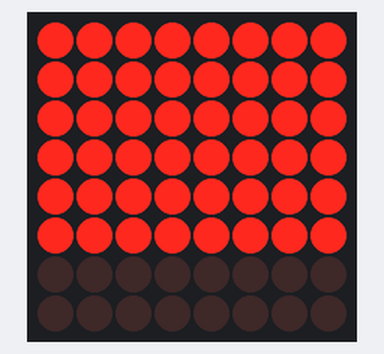
A sketch run on a simulated ESP8266 (NodeMCU). Shown: 8×8 LED matrix. WiFi joins after 1.5 s; servers stay silent unless stated; uploads are accepted with an empty reply; what the sketch prints to the serial monitor is not drawn.

Above: at 1.6 s.

The sketch:

calendar_counter.ino
```cpp
/*
 *  This sketch displays the difference between two dates on 3 x 7 segment led screens
 *
 */

#include <ESP8266WiFi.h>

#include <Wire.h>
#include <TimeLib.h>
#include "Adafruit_LEDBackpack.h"
#include "Adafruit_GFX.h"

Adafruit_LEDBackpack matrix = Adafruit_LEDBackpack();

// *******************************************************
//     Setup
// *******************************************************

const char* ssid     = "wifi_ssid";
const char* password = "wifi_password";
String compare_date = "2016-06-18";
int minutes_between_refresh = 30;

// *******************************************************
// *******************************************************

const char* host = "www.codenamefish.co.uk";
int sleep_minutes = 1;


void displayCharacter(int offset, int character, int number){

  offset = offset + 4 - character;

  if (number == 0){
    matrix.displaybuffer[0] |= 0x0001 << offset;
    matrix.displaybuffer[1] |= 0x0001 << offset;
    matrix.displaybuffer[2] |= 0x0001 << offset;
    matrix.displaybuffer[3] |= 0x0001 << offset;
    matrix.displaybuffer[4] |= 0x0001 << offset;
    matrix.displaybuffer[5] |= 0x0001 << offset;
  }

  if (number == 1){
    matrix.displaybuffer[4] |= 0x0001 << offset;
    matrix.displaybuffer[5] |= 0x0001 << offset;
  }

  if (number == 2){
    matrix.displaybuffer[0] |= 0x0001 << offset;
    matrix.displaybuffer[1] |= 0x0001 << offset;
    matrix.displaybuffer[3] |= 0x0001 << offset;
    matrix.displaybuffer[4] |= 0x0001 << offset;
    matrix.displaybuffer[6] |= 0x0001 << offset;
  }

  if (number == 3){
    matrix.displaybuffer[0] |= 0x0001 << offset;
    matrix.displaybuffer[3] |= 0x0001 << offset;
    matrix.displaybuffer[4] |= 0x0001 << offset;
    matrix.displaybuffer[5] |= 0x0001 << offset;
    matrix.displaybuffer[6] |= 0x0001 << offset;
  }

  if (number == 4){
    matrix.displaybuffer[2] |= 0x0001 << offset;
    matrix.displaybuffer[4] |= 0x0001 << offset;
    matrix.displaybuffer[5] |= 0x0001 << offset;
    matrix.displaybuffer[6] |= 0x0001 << offset;
  }

  if (number == 5){
    matrix.displaybuffer[0] |= 0x0001 << offset;
    matrix.displaybuffer[2] |= 0x0001 << offset;
    matrix.displaybuffer[3] |= 0x0001 << offset;
    matrix.displaybuffer[5] |= 0x0001 << offset;
    matrix.displaybuffer[6] |= 0x0001 << offset;
  }

  if (number == 6){
    matrix.displaybuffer[0] |= 0x0001 << offset;
    matrix.displaybuffer[1] |= 0x0001 << offset;
    matrix.displaybuffer[2] |= 0x0001 << offset;
    matrix.displaybuffer[3] |= 0x0001 << offset;
    matrix.displaybuffer[5] |= 0x0001 << offset;
    matrix.displaybuffer[6] |= 0x0001 << offset;
  }

  if (number == 7){
    matrix.displaybuffer[3] |= 0x0001 << offset;
    matrix.displaybuffer[4] |= 0x0001 << offset;
    matrix.displaybuffer[5] |= 0x0001 << offset;
  }

  if (number == 8){
    matrix.displaybuffer[0] |= 0x0001 << offset;
    matrix.displaybuffer[1] |= 0x0001 << offset;
    matrix.displaybuffer[2] |= 0x0001 << offset;
    matrix.displaybuffer[3] |= 0x0001 << offset;
    matrix.displaybuffer[4] |= 0x0001 << offset;
    matrix.displaybuffer[5] |= 0x0001 << offset;
    matrix.displaybuffer[6] |= 0x0001 << offset;
  }

  if (number == 9){
    matrix.displaybuffer[0] |= 0x0001 << offset;
    matrix.displaybuffer[2] |= 0x0001 << offset;
    matrix.displaybuffer[3] |= 0x0001 << offset;
    matrix.displaybuffer[4] |= 0x0001 << offset;
    matrix.displaybuffer[5] |= 0x0001 << offset;
    matrix.displaybuffer[6] |= 0x0001 << offset;
  }

}


void displayNumber(int screen, int number){

  int offset = (screen-1) * 4;

  displayCharacter(offset, 1, (number%10000)/1000);
  displayCharacter(offset, 2, (number%1000)/100);
  displayCharacter(offset, 3, (number%100)/10);
  displayCharacter(offset, 4, number%10);

}


void clearScreenBuffer(){

  matrix.displaybuffer[0] = 0x0000;
  matrix.displaybuffer[1] = 0x0000;
  matrix.displaybuffer[2] = 0x0000;
  matrix.displaybuffer[3] = 0x0000;
  matrix.displaybuffer[4] = 0x0000;
  matrix.displaybuffer[5] = 0x0000;
  matrix.displaybuffer[6] = 0x0000;
  matrix.displaybuffer[7] = 0x0000;

}

void writeToScreen(){
  matrix.writeDisplay();
}


void setup() {
  Serial.begin(115200);
  delay(10);

  Serial.println();
  Serial.print("Connecting to ");
  Serial.println(ssid);

  WiFi.begin(ssid, password);

  while (WiFi.status() != WL_CONNECTED) {
    delay(500);
    Serial.print(".");
  }

  Serial.println("");
  Serial.println("WiFi connected");
  Serial.println("IP address: ");
  Serial.println(WiFi.localIP());

  matrix.begin(0x70);  // pass in the address

  displayNumber(1, 0);
  displayNumber(2, 0);
  displayNumber(3, 0);

  writeToScreen();

}

int value = 0;


void loop() {

  clearScreenBuffer();

  int counter = 0;
  String date = "";

  delay(5000);

  Serial.print("connecting to ");
  Serial.println(host);

  // Use WiFiClient class to create TCP connections
  WiFiClient client;
  const int httpPort = 80;
  if (!client.connect(host, httpPort)) {
    Serial.println("connection failed");
    return;
  }

  String url = "/compare_dates";
  url += "?date=";
  url += compare_date;
  url += "&timezone=";
  url += "EST";

  Serial.print("Requesting URL: ");
  Serial.println(url);

  // This will send the request to the server
  client.print(String("GET ") + url + " HTTP/1.1\r\n" +
               "Host: " + host + "\r\n" +
               "User-Agent: runscope/0.1" +
               "Connection: close\r\n\r\n");
  delay(5000);

  String line;

  // Read all the lines of the reply from server and print them to Serial
  while(client.available()){
    line = client.readStringUntil('\r');
    Serial.print(line);

    counter++;

    //if this is the line we want, save it into the date variable
    if (counter == 10){
      date = line;
    }

  }

  //if we have a date
  if (date != ""){

    String string_year = date.substring(1, 3);
    String string_month = date.substring(4, 6);
    String string_day = date.substring(7, 9);

    int int_year = string_year.toInt();
    int int_month = string_month.toInt();
    int int_day = string_day.toInt();

    //display our results
    displayNumber(1, int_year);
    displayNumber(2, int_month);
    displayNumber(3, int_day);
    writeToScreen();

    //once we have 1 good reading, we can revert to our main sleep time
    sleep_minutes = minutes_between_refresh;

  }

  //wait until we make the request again
  delay(60000 * sleep_minutes);
}
```
